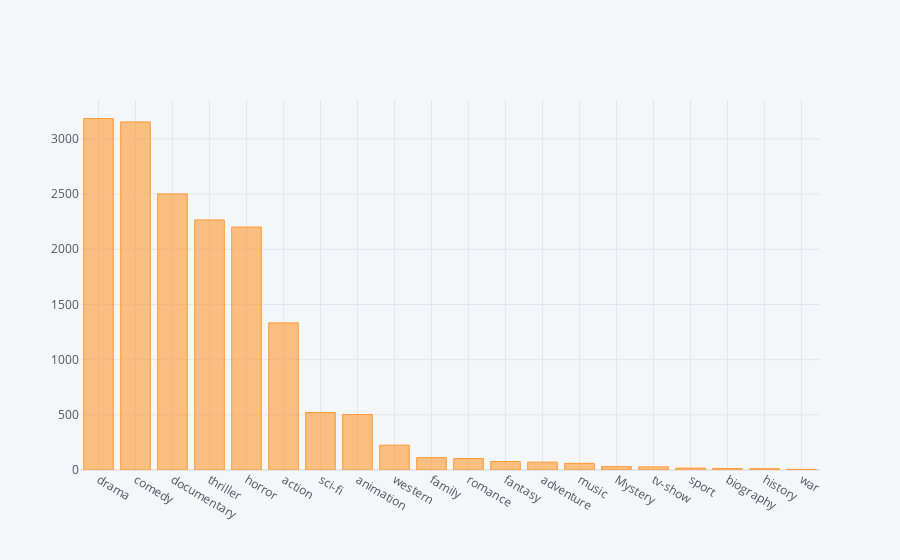

The notebook cell saved with this chart:
### Code cell
movie_data['mov_type'].value_counts().iplot('bar')

### Figure 1 — Plotly figure (JSON) as saved in the notebook; plotly's stock layout.template omitted (floating-point values rounded to 4 significant figures)
{"data": [{"marker": {"color": "rgba(255, 153, 51, 0.6)", "line": {"color": "rgba(255, 153, 51, 1.0)", "width": 1}}, "name": "mov_type", "orientation": "v", "text": "", "type": "bar", "x": ["drama", "comedy", "documentary", "thriller", "horror", "action", "sci-fi", "animation", "western", "family", "romance", "fantasy", "adventure", "music", "Mystery", "tv-show", "sport", "biography", "history", "war"], "y": [3185, 3154, 2502, 2266, 2201, 1333, 521, 503, 225, 112, 104, 77, 71, 60, 31, 28, 17, 13, 12, 6]}], "layout": {"legend": {"bgcolor": "#F5F6F9", "font": {"color": "#4D5663"}}, "paper_bgcolor": "#F5F6F9", "plot_bgcolor": "#F5F6F9", "title": {"font": {"color": "#4D5663"}}, "xaxis": {"gridcolor": "#E1E5ED", "showgrid": true, "tickfont": {"color": "#4D5663"}, "title": {"font": {"color": "#4D5663"}, "text": ""}, "zerolinecolor": "#E1E5ED"}, "yaxis": {"gridcolor": "#E1E5ED", "showgrid": true, "tickfont": {"color": "#4D5663"}, "title": {"font": {"color": "#4D5663"}, "text": ""}, "zerolinecolor": "#E1E5ED"}}}
